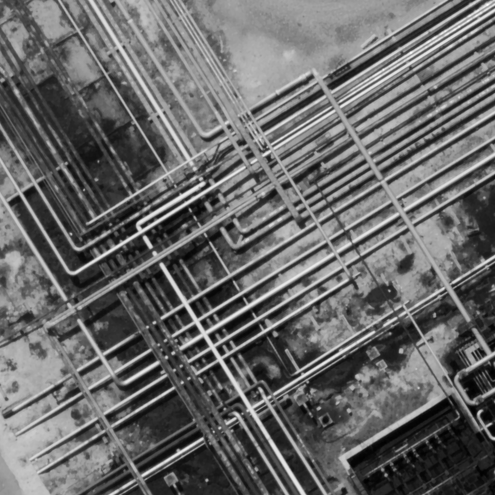
%> input picture subpixel_image_processing/tp_5/bouc.pgm, 495 x 495 px
$ octave main.m   (GNU Octave 9; MATLAB toolbox functions it lacks are replaced by stand-ins)
%> lines starting %> are read from the running program, lines starting %| are printed output that depends on the picture
### subpixel_image_processing/tp_5/ffttrans.m
function v = ffttrans(u,tx,ty)
% Non-integer signal/image translation using Fourier interpolation
%
% author: Lionel Moisan
%
% 1D translation in Fourier domain
% v(l,k) = U(k+tx,l+ty), where U is the Fourier interpolate of u
%
% also works when u is a (line or column) vector
%
% v1.0 (11/2017): first version (LM)

  [ny,nx] = size(u);
  u = double(u);
  if nargin==2; % 1D translation
    if size(u,1)==1
      ty = 0;
    else
      ty = tx;
      tx = 0;
    end
  end
  mx = floor(nx/2);
  my = floor(ny/2);
  Tx = exp(-2*i*pi*tx/nx*( mod(mx:mx+nx-1,nx)-mx ));
  Ty = exp(-2*i*pi*ty/ny*( mod(my:my+ny-1,ny)-my ));
  v = real(ifft2(fft2(u).*(Ty.'*Tx))); % we need non-conjugate transposition

### subpixel_image_processing/tp_5/perdecomp.m
function [p,s] = perdecomp(u)
%------------------------------ PERDECOMP ------------------------------
%       Periodic plus Smooth Image Decomposition
%
%               author: Lionel Moisan
%
%   This program is freely available on the web page
%
%   http://www.mi.parisdescartes.fr/~moisan/p+s
%
%   I hope that you will find it useful.
%   If you use it for a publication, please mention
%   this web page and the paper it makes reference to.
%   If you modify this program, please indicate in the
%   code that you did so and leave this message.
%   You can also report bugs or suggestions to
%   lionel.moisan [AT] parisdescartes.fr
%
% This function computes the periodic (p) and smooth (s) components
% of an image (2D array) u
%
% usage:    p = perdecomp(u)    or    [p,s] = perdecomp(u)
%
% note: this function also works for 1D signals (line or column vectors)
%
% v1.0 (01/2014): initial Matlab version from perdecomp.sci v1.2

  [ny,nx] = size(u);
  u = double(u);
  X = 1:nx; Y = 1:ny;
  v = zeros(ny,nx);
  v(1,X)  = u(1,X)-u(ny,X);
  v(ny,X) = -v(1,X);
  v(Y,1 ) = v(Y,1 )+u(Y,1)-u(Y,nx);
  v(Y,nx) = v(Y,nx)-u(Y,1)+u(Y,nx);
  fx = repmat(cos(2.*pi*(X -1)/nx),ny,1);
  fy = repmat(cos(2.*pi*(Y'-1)/ny),1,nx);
  fx(1,1)=0.;   % avoid division by 0 in the line below
  s = real(ifft2(fft2(v)*0.5./(2.-fx-fy)));
  p = u-s;


### subpixel_image_processing/tp_5/main.m
#############
# Exercise 16
#############

x0 = 50.5;
y0 = 50.5;

u = double(imread("bouc.pgm"));
%> u: size 495x495 double; min 0, max 255, mean 103.6; mean of the top-left, top-right, bottom-left and bottom-right quarters 104.6, 125.4, 97.3, 86.9
v = ffttrans(u, x0, y0);

subplot(1, 2, 1), imshow(u, []);
title("u")
imshow(v(1:60, 1:60), []);
title("trans u 50.5")
subplot(1, 1, 1), imshow(u-v, []);
%> after `imshow(u-v, [])`:
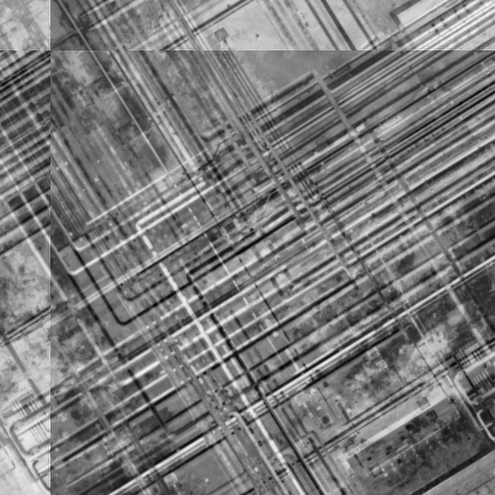
%> displayed picture: size 495x495, on the screen's scale of 0 to 255; min 0, max 255, mean 121.9
title("u-v")

# Avoid artefacts on borders
# Shift p, shift s by closest integer
[p, s] = perdecomp(u);
%> in perdecomp, `fx(1,1)=0.;`:
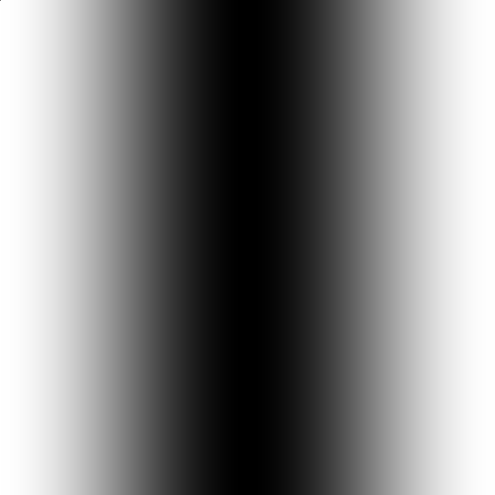
%> fx: size 495x495 double; min -1, max 1, mean -4.08e-06; drawn with min black and max white
%> in perdecomp, `s = real(ifft2(fft2(v)*0.5./(2.-fx-fy)));`:
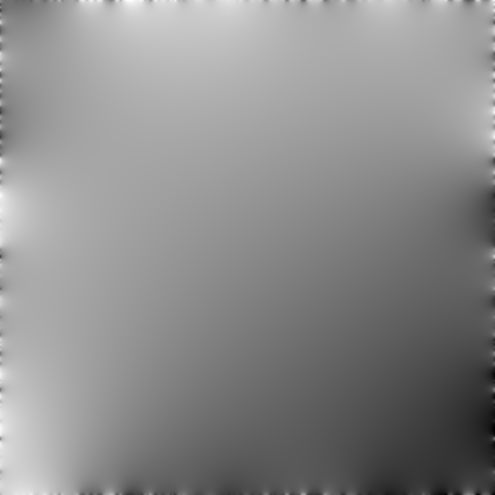
%> s: size 495x495 double; min -104.1, max 85.38, mean 0; drawn with min black and max white
%> in perdecomp, `p = u-s;`:
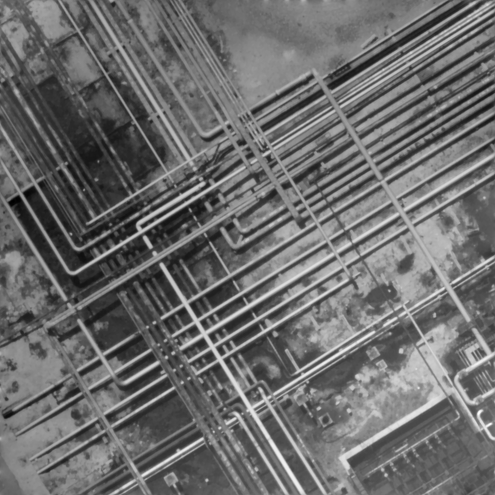
%> p: size 495x495 double; min -29.73, max 283.8, mean 103.6; drawn with min black and max white
transp = ffttrans(p, x0, y0);
%> call 2 of ffttrans, with tx = 50.5, ty = 50.5
%> in ffttrans (call 2), `v = real(ifft2(fft2(u).*(Ty.'*Tx)));`:
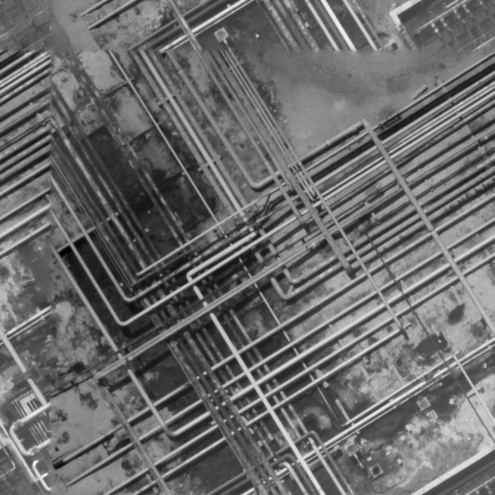
%> v: size 495x495 double; min -29.35, max 288.1, mean 103.6; drawn with min black and max white
transs = ffttrans(s, x0, y0);
transs_r = ffttrans(s, round(x0), round(y0));
%> call 4 of ffttrans, with tx = 51, ty = 51
%> in ffttrans (call 4), `v = real(ifft2(fft2(u).*(Ty.'*Tx)));`:
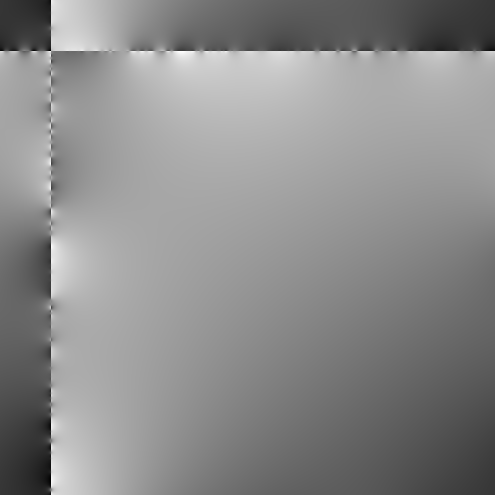
%> v: size 495x495 double; min -104.1, max 85.38, mean 0; mean of the top-left, top-right, bottom-left and bottom-right quarters 13.3, 5.2, 2.8, -21.2; drawn with min black and max white

subplot(1,2,1), imshow((transp+transs)(1:60,1:60), []);
title("trans p 50.5 + trans s 50.5");
subplot(1,2,2), imshow((transp+transs_r)(1:60, 1:60), []);
%> after `imshow((transp+transs_r)(1:60, 1:60), [])`:
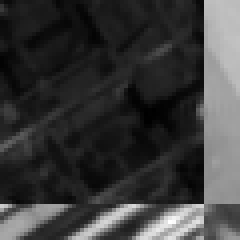
%> displayed picture: size 60x60, on the screen's scale of 0 to 255 (shown 4 times larger); min 0, max 255, mean 58.3
title("trans p 50.5 + trans s 50");
